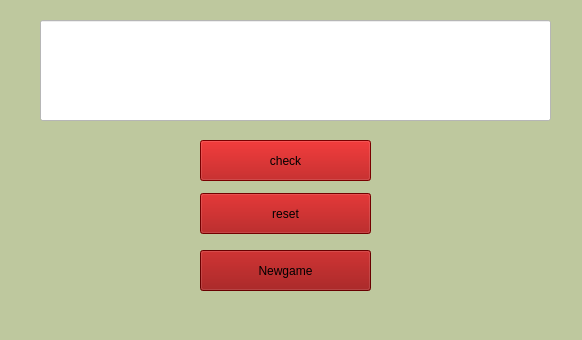
<?xml version="1.0" encoding="UTF-8"?>
<ui version="4.0">
 <class>MainWindow</class>
 <widget class="QMainWindow" name="MainWindow">
  <property name="geometry">
   <rect>
    <x>0</x>
    <y>0</y>
    <width>582</width>
    <height>340</height>
   </rect>
  </property>
  <property name="windowTitle">
   <string>MainWindow</string>
  </property>
  <property name="styleSheet">
   <string notr="true">background-color: rgb(190, 200, 158);
</string>
  </property>
  <property name="iconSize">
   <size>
    <width>30</width>
    <height>30</height>
   </size>
  </property>
  <widget class="QWidget" name="centralwidget">
   <widget class="QPushButton" name="btn_check">
    <property name="geometry">
     <rect>
      <x>200</x>
      <y>140</y>
      <width>171</width>
      <height>41</height>
     </rect>
    </property>
    <property name="toolTipDuration">
     <number>-2</number>
    </property>
    <property name="styleSheet">
     <string notr="true">background-color: rgb(170, 0, 0);</string>
    </property>
    <property name="text">
     <string>check</string>
    </property>
    <property name="icon">
     <iconset theme="20">
      <normaloff>.</normaloff>.</iconset>
    </property>
    <property name="iconSize">
     <size>
      <width>32</width>
      <height>32</height>
     </size>
    </property>
   </widget>
   <widget class="QPushButton" name="btn_reset">
    <property name="geometry">
     <rect>
      <x>200</x>
      <y>193</y>
      <width>171</width>
      <height>41</height>
     </rect>
    </property>
    <property name="styleSheet">
     <string notr="true">background-color: rgb(117, 0, 0);
background-color: rgb(159, 0, 0);</string>
    </property>
    <property name="text">
     <string>reset</string>
    </property>
   </widget>
   <widget class="QLineEdit" name="textbox">
    <property name="geometry">
     <rect>
      <x>40</x>
      <y>20</y>
      <width>511</width>
      <height>101</height>
     </rect>
    </property>
    <property name="styleSheet">
     <string notr="true">background-color: rgb(255, 255, 255);</string>
    </property>
   </widget>
   <widget class="QPushButton" name="btn_new">
    <property name="geometry">
     <rect>
      <x>200</x>
      <y>250</y>
      <width>171</width>
      <height>41</height>
     </rect>
    </property>
    <property name="styleSheet">
     <string notr="true">background-color: rgb(145, 0, 0);</string>
    </property>
    <property name="text">
     <string>Newgame</string>
    </property>
   </widget>
  </widget>
  <widget class="QMenuBar" name="menubar">
   <property name="geometry">
    <rect>
     <x>0</x>
     <y>0</y>
     <width>582</width>
     <height>22</height>
    </rect>
   </property>
  </widget>
  <widget class="QStatusBar" name="statusbar"/>
 </widget>
 <resources/>
 <connections/>
</ui>
